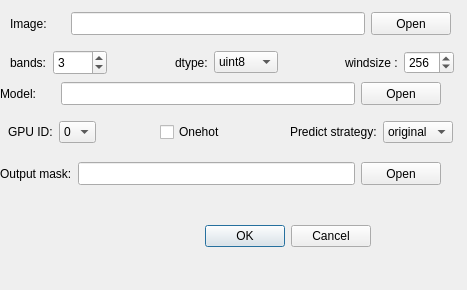
<?xml version="1.0" encoding="UTF-8"?>
<ui version="4.0">
 <class>Dialog_predict_binary_single</class>
 <widget class="QDialog" name="Dialog_predict_binary_single">
  <property name="geometry">
   <rect>
    <x>0</x>
    <y>0</y>
    <width>467</width>
    <height>290</height>
   </rect>
  </property>
  <property name="windowTitle">
   <string>Dialog</string>
  </property>
  <widget class="QDialogButtonBox" name="buttonBox">
   <property name="geometry">
    <rect>
     <x>30</x>
     <y>220</y>
     <width>341</width>
     <height>32</height>
    </rect>
   </property>
   <property name="orientation">
    <enum>Qt::Horizontal</enum>
   </property>
   <property name="standardButtons">
    <set>QDialogButtonBox::Cancel|QDialogButtonBox::Ok</set>
   </property>
  </widget>
  <widget class="QWidget" name="layoutWidget_2">
   <property name="geometry">
    <rect>
     <x>0</x>
     <y>80</y>
     <width>441</width>
     <height>27</height>
    </rect>
   </property>
   <layout class="QHBoxLayout" name="horizontalLayout_7">
    <item>
     <widget class="QLabel" name="label_5">
      <property name="minimumSize">
       <size>
        <width>55</width>
        <height>23</height>
       </size>
      </property>
      <property name="text">
       <string>Model:</string>
      </property>
     </widget>
    </item>
    <item>
     <widget class="QLineEdit" name="lineEdit_model">
      <property name="minimumSize">
       <size>
        <width>201</width>
        <height>23</height>
       </size>
      </property>
     </widget>
    </item>
    <item>
     <widget class="QPushButton" name="pushButton_model">
      <property name="minimumSize">
       <size>
        <width>0</width>
        <height>23</height>
       </size>
      </property>
      <property name="text">
       <string>Open</string>
      </property>
     </widget>
    </item>
   </layout>
  </widget>
  <widget class="QWidget" name="layoutWidget">
   <property name="geometry">
    <rect>
     <x>10</x>
     <y>50</y>
     <width>444</width>
     <height>25</height>
    </rect>
   </property>
   <layout class="QHBoxLayout" name="horizontalLayout_4">
    <item>
     <widget class="QLabel" name="label_8">
      <property name="text">
       <string>bands:</string>
      </property>
     </widget>
    </item>
    <item>
     <widget class="QSpinBox" name="spinBox_bands">
      <property name="sizePolicy">
       <sizepolicy hsizetype="Preferred" vsizetype="Preferred">
        <horstretch>0</horstretch>
        <verstretch>0</verstretch>
       </sizepolicy>
      </property>
      <property name="minimumSize">
       <size>
        <width>47</width>
        <height>22</height>
       </size>
      </property>
      <property name="minimum">
       <number>1</number>
      </property>
      <property name="maximum">
       <number>1000</number>
      </property>
      <property name="value">
       <number>3</number>
      </property>
     </widget>
    </item>
    <item>
     <spacer name="horizontalSpacer_3">
      <property name="orientation">
       <enum>Qt::Horizontal</enum>
      </property>
      <property name="sizeHint" stdset="0">
       <size>
        <width>40</width>
        <height>20</height>
       </size>
      </property>
     </spacer>
    </item>
    <item>
     <widget class="QLabel" name="label_9">
      <property name="text">
       <string>dtype:</string>
      </property>
     </widget>
    </item>
    <item>
     <widget class="QComboBox" name="comboBox_dtype">
      <item>
       <property name="text">
        <string>uint8</string>
       </property>
      </item>
      <item>
       <property name="text">
        <string>uint10</string>
       </property>
      </item>
      <item>
       <property name="text">
        <string>uint16</string>
       </property>
      </item>
      <item>
       <property name="text">
        <string>float</string>
       </property>
      </item>
     </widget>
    </item>
    <item>
     <spacer name="horizontalSpacer_4">
      <property name="orientation">
       <enum>Qt::Horizontal</enum>
      </property>
      <property name="sizeHint" stdset="0">
       <size>
        <width>40</width>
        <height>20</height>
       </size>
      </property>
     </spacer>
    </item>
    <item>
     <widget class="QLabel" name="label_3">
      <property name="minimumSize">
       <size>
        <width>33</width>
        <height>0</height>
       </size>
      </property>
      <property name="text">
       <string>windsize :</string>
      </property>
     </widget>
    </item>
    <item>
     <widget class="QSpinBox" name="spinBox_windsize">
      <property name="sizePolicy">
       <sizepolicy hsizetype="Preferred" vsizetype="Preferred">
        <horstretch>0</horstretch>
        <verstretch>23</verstretch>
       </sizepolicy>
      </property>
      <property name="minimumSize">
       <size>
        <width>50</width>
        <height>0</height>
       </size>
      </property>
      <property name="maximumSize">
       <size>
        <width>50</width>
        <height>23</height>
       </size>
      </property>
      <property name="maximum">
       <number>1000</number>
      </property>
      <property name="singleStep">
       <number>2</number>
      </property>
      <property name="value">
       <number>256</number>
      </property>
     </widget>
    </item>
   </layout>
  </widget>
  <widget class="QWidget" name="layoutWidget_3">
   <property name="geometry">
    <rect>
     <x>10</x>
     <y>10</y>
     <width>441</width>
     <height>27</height>
    </rect>
   </property>
   <layout class="QHBoxLayout" name="horizontalLayout_8">
    <item>
     <widget class="QLabel" name="label_6">
      <property name="minimumSize">
       <size>
        <width>55</width>
        <height>23</height>
       </size>
      </property>
      <property name="text">
       <string>Image:</string>
      </property>
     </widget>
    </item>
    <item>
     <widget class="QLineEdit" name="lineEdit_image">
      <property name="minimumSize">
       <size>
        <width>201</width>
        <height>23</height>
       </size>
      </property>
     </widget>
    </item>
    <item>
     <widget class="QPushButton" name="pushButton_image">
      <property name="minimumSize">
       <size>
        <width>0</width>
        <height>23</height>
       </size>
      </property>
      <property name="text">
       <string>Open</string>
      </property>
     </widget>
    </item>
   </layout>
  </widget>
  <widget class="QWidget" name="layoutWidget_4">
   <property name="geometry">
    <rect>
     <x>0</x>
     <y>160</y>
     <width>441</width>
     <height>27</height>
    </rect>
   </property>
   <layout class="QHBoxLayout" name="horizontalLayout_9">
    <item>
     <widget class="QLabel" name="label_7">
      <property name="minimumSize">
       <size>
        <width>55</width>
        <height>23</height>
       </size>
      </property>
      <property name="text">
       <string>Output mask:</string>
      </property>
     </widget>
    </item>
    <item>
     <widget class="QLineEdit" name="lineEdit_mask">
      <property name="minimumSize">
       <size>
        <width>201</width>
        <height>23</height>
       </size>
      </property>
     </widget>
    </item>
    <item>
     <widget class="QPushButton" name="pushButton_mask">
      <property name="minimumSize">
       <size>
        <width>0</width>
        <height>23</height>
       </size>
      </property>
      <property name="text">
       <string>Open</string>
      </property>
     </widget>
    </item>
   </layout>
  </widget>
  <widget class="QWidget" name="">
   <property name="geometry">
    <rect>
     <x>8</x>
     <y>120</y>
     <width>445</width>
     <height>24</height>
    </rect>
   </property>
   <layout class="QHBoxLayout" name="horizontalLayout">
    <item>
     <widget class="QLabel" name="label_10">
      <property name="text">
       <string>GPU ID:</string>
      </property>
     </widget>
    </item>
    <item>
     <widget class="QComboBox" name="comboBox_gupid">
      <property name="minimumSize">
       <size>
        <width>0</width>
        <height>22</height>
       </size>
      </property>
      <item>
       <property name="text">
        <string>0</string>
       </property>
      </item>
      <item>
       <property name="text">
        <string>1</string>
       </property>
      </item>
      <item>
       <property name="text">
        <string>2</string>
       </property>
      </item>
      <item>
       <property name="text">
        <string>3</string>
       </property>
      </item>
      <item>
       <property name="text">
        <string>4</string>
       </property>
      </item>
      <item>
       <property name="text">
        <string>5</string>
       </property>
      </item>
     </widget>
    </item>
    <item>
     <spacer name="horizontalSpacer_5">
      <property name="orientation">
       <enum>Qt::Horizontal</enum>
      </property>
      <property name="sizeHint" stdset="0">
       <size>
        <width>40</width>
        <height>20</height>
       </size>
      </property>
     </spacer>
    </item>
    <item>
     <widget class="QCheckBox" name="checkBox">
      <property name="text">
       <string>Onehot</string>
      </property>
     </widget>
    </item>
    <item>
     <spacer name="horizontalSpacer_6">
      <property name="orientation">
       <enum>Qt::Horizontal</enum>
      </property>
      <property name="sizeHint" stdset="0">
       <size>
        <width>40</width>
        <height>20</height>
       </size>
      </property>
     </spacer>
    </item>
    <item>
     <widget class="QLabel" name="label_11">
      <property name="text">
       <string>Predict strategy:</string>
      </property>
     </widget>
    </item>
    <item>
     <widget class="QComboBox" name="comboBox_strategy">
      <property name="minimumSize">
       <size>
        <width>0</width>
        <height>22</height>
       </size>
      </property>
      <item>
       <property name="text">
        <string>original</string>
       </property>
      </item>
      <item>
       <property name="text">
        <string>smooth</string>
       </property>
      </item>
     </widget>
    </item>
   </layout>
  </widget>
 </widget>
 <resources/>
 <connections>
  <connection>
   <sender>buttonBox</sender>
   <signal>rejected()</signal>
   <receiver>Dialog_predict_binary_single</receiver>
   <slot>reject()</slot>
   <hints>
    <hint type="sourcelabel">
     <x>316</x>
     <y>310</y>
    </hint>
    <hint type="destinationlabel">
     <x>286</x>
     <y>274</y>
    </hint>
   </hints>
  </connection>
  <connection>
   <sender>pushButton_image</sender>
   <signal>clicked()</signal>
   <receiver>Dialog_predict_binary_single</receiver>
   <slot>slot_select_img_file()</slot>
   <hints>
    <hint type="sourcelabel">
     <x>431</x>
     <y>28</y>
    </hint>
    <hint type="destinationlabel">
     <x>461</x>
     <y>82</y>
    </hint>
   </hints>
  </connection>
  <connection>
   <sender>pushButton_model</sender>
   <signal>clicked()</signal>
   <receiver>Dialog_predict_binary_single</receiver>
   <slot>slot_select_model_file()</slot>
   <hints>
    <hint type="sourcelabel">
     <x>411</x>
     <y>175</y>
    </hint>
    <hint type="destinationlabel">
     <x>446</x>
     <y>205</y>
    </hint>
   </hints>
  </connection>
  <connection>
   <sender>pushButton_mask</sender>
   <signal>clicked()</signal>
   <receiver>Dialog_predict_binary_single</receiver>
   <slot>slot_save_mask_path()</slot>
   <hints>
    <hint type="sourcelabel">
     <x>400</x>
     <y>257</y>
    </hint>
    <hint type="destinationlabel">
     <x>437</x>
     <y>283</y>
    </hint>
   </hints>
  </connection>
  <connection>
   <sender>buttonBox</sender>
   <signal>accepted()</signal>
   <receiver>Dialog_predict_binary_single</receiver>
   <slot>slot_ok()</slot>
   <hints>
    <hint type="sourcelabel">
     <x>355</x>
     <y>307</y>
    </hint>
    <hint type="destinationlabel">
     <x>405</x>
     <y>317</y>
    </hint>
   </hints>
  </connection>
 </connections>
 <slots>
  <slot>slot_select_img_file()</slot>
  <slot>slot_select_model_file()</slot>
  <slot>slot_save_mask_path()</slot>
  <slot>slot_ok()</slot>
 </slots>
</ui>
